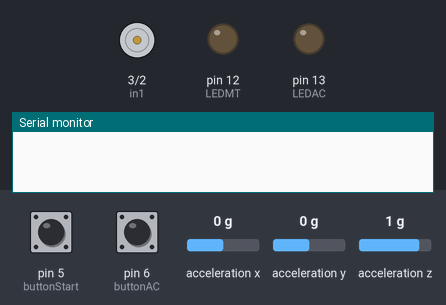
A sketch run on a simulated Arduino Uno, built with avr-gcc and run on an emulated ATmega328P. Parts: motor-driver pin pairs drawn as motors (green arrow = first pin HIGH = forward, orange = second pin HIGH = backward, longer = more drive, scaled by the enable pin), output pins drawn as LEDs (lit = HIGH), the last lines printed to the serial monitor. Inputs (shaded band) come from the test bench; at power-on: pin 6 (buttonAC) HIGH, pin 5 (buttonStart) HIGH, acceleration x 0 g, acceleration y 0 g, acceleration z 1 g.

Above: at 1.2 s.
1.3 s: pin 6 (buttonAC) pulled LOW for 0.15 s
At 2.2 s:
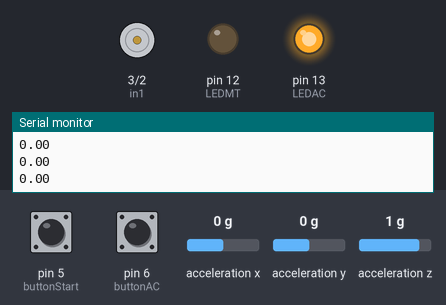
2.9 s: pin 5 (buttonStart) pulled LOW for 0.15 s
At 4.0 s:
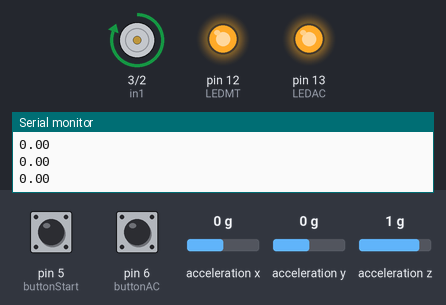
4.5 s: pin 6 (buttonAC) pulled LOW for 1 s
At 5.1 s:
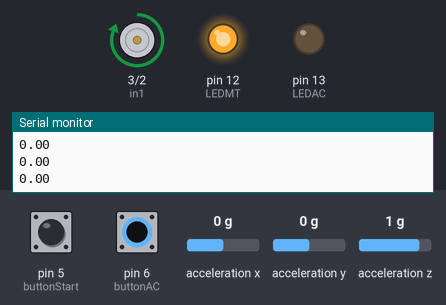
7.0 s: pin 6 (buttonAC) pulled LOW for 3.2 s
At 7.7 s:
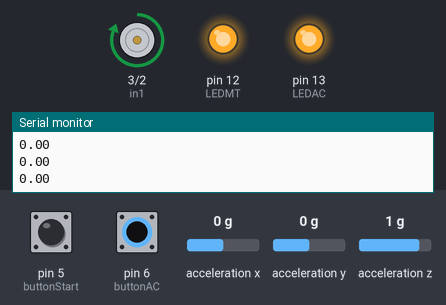
11.7 s: pin 5 (buttonStart) pulled LOW for 1 s
At 12.8 s:
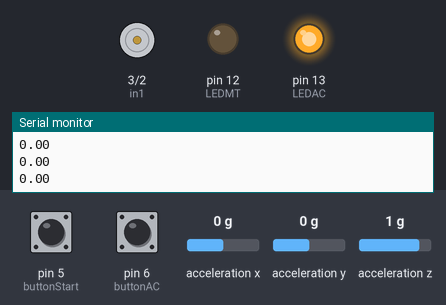
Timing chart, 0 to 14.7 s (numbered marks = the images above; inputs shaded):
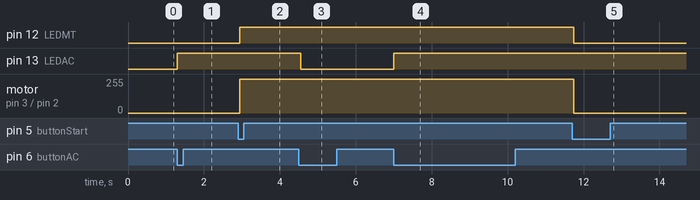

The sketch:

C_digo_do_projeto_de_F_sica_copy_20230507160804.ino
```cpp
#include <Wire.h>
#include <Adafruit_Sensor.h>
#include <Adafruit_ADXL345_U.h>

Adafruit_ADXL345_Unified accel = Adafruit_ADXL345_Unified(12345);
// Definir os pinos
#define LEDMT 12 // pin do LED relativo ao motor
#define LEDAC 13 // pin do LED relativo ao acelerometro
#define in1 3 // pin IN1 do L298N
#define in2 2  // pin IN2 do L298N
#define enablePin 4 // pin EN1 do L298N
#define buttonStart 5 // pin do botão que liga o motor
#define buttonAC 6


byte lastbuttonStateStart;
byte lastbuttonStateAC;
byte in1State = LOW;
byte in2State = LOW;
byte enablePinState = LOW;
byte LEDMTState = LOW;
byte LEDACState = LOW;

//Evitar bouce dos botões no circuito
unsigned long LasttimebuttonStatechangedStart = millis();
unsigned long LasttimebuttonStatechangedAC = millis();
unsigned long debouceDuration = 50; //millis

bool isAccelerometerActive = false;

void setup() {
  // Pins do motor e do LED
  pinMode(in1, OUTPUT);
  pinMode(in2, OUTPUT);
  pinMode(enablePin, OUTPUT);
  pinMode(LEDMT, OUTPUT);
  pinMode(LEDAC, OUTPUT);
  // Coisas relativas aos botões
  pinMode(buttonStart, INPUT);
  pinMode(buttonAC, INPUT);

  lastbuttonStateStart = digitalRead(buttonStart);
  lastbuttonStateAC = digitalRead(buttonAC);

  //Acelerometro
  Serial.begin(9600);
   if(!accel.begin())
   {
      Serial.println("No ADXL345 sensor detected.");
      while(1);
   }
}
void loop() {
  // Liga o motor
  if (millis() - LasttimebuttonStatechangedStart >= debouceDuration){
    byte buttonStateStart = digitalRead(buttonStart);
    if (buttonStateStart != lastbuttonStateStart) {
      lastbuttonStateStart = buttonStateStart;
      if (buttonStateStart == LOW){ //Largou o botão
        if (in1State == HIGH && in2State == LOW && enablePinState == HIGH && LEDMTState == HIGH){
          LEDMTState = LOW;
          in1State = LOW;
          in2State = LOW;
          enablePinState = LOW;
        }
        else if (in1State == LOW && in2State == LOW && enablePinState == LOW && LEDMTState == LOW){
          LEDMTState = HIGH;
          in1State = HIGH;
          in2State = LOW;
          enablePinState = HIGH;
        }
        digitalWrite(LEDMT, LEDMTState);
        digitalWrite(in1, in1State);
        digitalWrite(in2, in2State);
        digitalWrite(enablePin, enablePinState);
      }
    }
  }


  // Acelerometro
  if (millis() - LasttimebuttonStatechangedAC >= debouceDuration){
    byte buttonStateAC = digitalRead(buttonAC);
    if (buttonStateAC != lastbuttonStateAC) {
      lastbuttonStateAC = buttonStateAC;
      if (buttonStateAC == LOW){ //Largou o botão
        if (LEDACState == HIGH){
          LEDACState = LOW;
          isAccelerometerActive = false;
        }
        else if (LEDACState == LOW){
          LEDACState = HIGH;
          isAccelerometerActive = true;
        }
        digitalWrite(LEDAC, LEDACState);
      }
    }
  }
  // Acelerometro
  if (isAccelerometerActive) {
    sensors_event_t event;
    accel.getEvent(&event);
    Serial.print(event.acceleration.x);
    Serial.println();
    delay(50); // Impede overflow de valores do acelerometro
  }
}
```

Measured:
- after the input at 1.3 s, pin 13 (LEDAC): LOW → HIGH at once
- after the input at 2.9 s, pin 12 (LEDMT): LOW → HIGH after 0.05 s; motor on pin 3 (in1) / pin 2 (in2): stopped → forward 255/255 after 0.05 s
- after the input at 4.5 s, pin 13 (LEDAC): HIGH → LOW after 0.05 s
- after the input at 7.0 s, pin 13 (LEDAC): LOW → HIGH at once
- after the input at 11.7 s, pin 12 (LEDMT): HIGH → LOW at once; motor on pin 3 (in1) / pin 2 (in2): forward 255/255 → stopped at once
